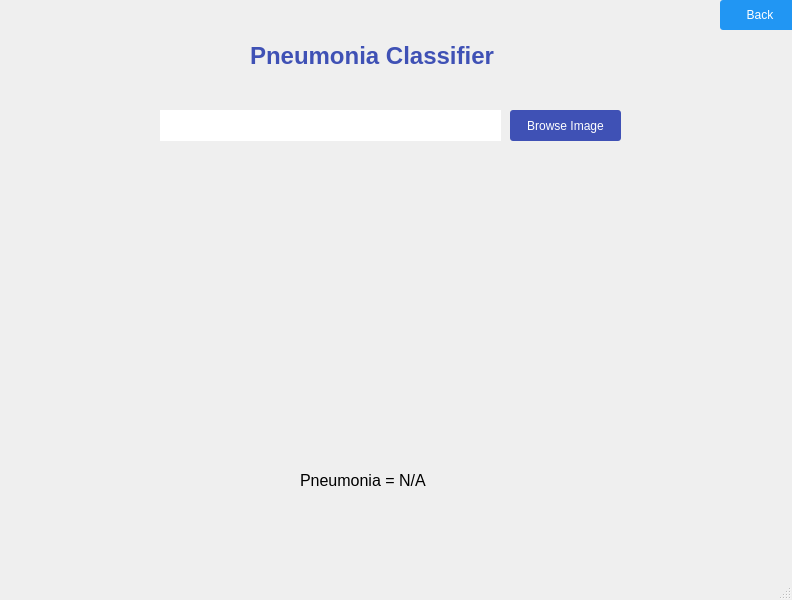
<?xml version="1.0" encoding="UTF-8"?>
<ui version="4.0">
 <class>MainWindow</class>
 <widget class="QMainWindow" name="MainWindow">
  <property name="geometry">
   <rect>
    <x>0</x>
    <y>0</y>
    <width>792</width>
    <height>600</height>
   </rect>
  </property>
  <property name="windowTitle">
   <string>Pneumonia Detector</string>
  </property>
  <widget class="QWidget" name="centralwidget">
   <widget class="QLabel" name="label">
    <property name="geometry">
     <rect>
      <x>250</x>
      <y>30</y>
      <width>281</width>
      <height>51</height>
     </rect>
    </property>
    <property name="font">
     <font>
      <pointsize>18</pointsize>
      <weight>75</weight>
      <italic>false</italic>
      <bold>true</bold>
     </font>
    </property>
    <property name="styleSheet">
     <string notr="true">QLabel {
	color:  rgb(63, 81, 181);
}</string>
    </property>
    <property name="text">
     <string>Pneumonia Classifier</string>
    </property>
   </widget>
   <widget class="QPushButton" name="choose">
    <property name="geometry">
     <rect>
      <x>510</x>
      <y>110</y>
      <width>111</width>
      <height>31</height>
     </rect>
    </property>
    <property name="styleSheet">
     <string notr="true">QPushButton {
    border-radius: 3px;
    background-color: rgb(63, 81, 181); /* Dark blue */
    color: white; /* White text */
}

QPushButton:hover {
    background-color: rgb(92, 107, 192); /* Lighter blue on hover */
}

QPushButton:pressed {
    background-color: rgb(122, 137, 203); /* Even lighter blue when pressed */
}</string>
    </property>
    <property name="text">
     <string>Browse Image</string>
    </property>
   </widget>
   <widget class="QLabel" name="img">
    <property name="geometry">
     <rect>
      <x>200</x>
      <y>180</y>
      <width>371</width>
      <height>251</height>
     </rect>
    </property>
    <property name="text">
     <string/>
    </property>
    <property name="pixmap">
     <pixmap>../../../../../.designer/backup/no_pic.png</pixmap>
    </property>
    <property name="scaledContents">
     <bool>true</bool>
    </property>
   </widget>
   <widget class="QLabel" name="result">
    <property name="geometry">
     <rect>
      <x>300</x>
      <y>470</y>
      <width>161</width>
      <height>21</height>
     </rect>
    </property>
    <property name="font">
     <font>
      <pointsize>12</pointsize>
     </font>
    </property>
    <property name="text">
     <string>Pneumonia = N/A</string>
    </property>
   </widget>
   <widget class="QLineEdit" name="img_name">
    <property name="enabled">
     <bool>false</bool>
    </property>
    <property name="geometry">
     <rect>
      <x>160</x>
      <y>110</y>
      <width>341</width>
      <height>31</height>
     </rect>
    </property>
    <property name="styleSheet">
     <string notr="true">QLineEdit {
	border: 3px;
}</string>
    </property>
   </widget>
   <widget class="QPushButton" name="button">
    <property name="geometry">
     <rect>
      <x>720</x>
      <y>0</y>
      <width>80</width>
      <height>30</height>
     </rect>
    </property>
    <property name="minimumSize">
     <size>
      <width>80</width>
      <height>30</height>
     </size>
    </property>
    <property name="maximumSize">
     <size>
      <width>80</width>
      <height>30</height>
     </size>
    </property>
    <property name="cursor">
     <cursorShape>ArrowCursor</cursorShape>
    </property>
    <property name="styleSheet">
     <string notr="true">/* Button Style for Going Back/Home */
QPushButton {
    border-radius: 3px;
    background-color: rgb(33, 150, 243); /* Material Blue 500 */
    color: white; /* White text */
    padding: 8px 16px; /* Adjust padding as needed */
}

QPushButton:hover {
    background-color: rgb(66, 165, 245); /* Material Blue 700 on hover */
}

QPushButton:pressed {
    background-color: rgb(97, 182, 245); /* Material Blue 900 when pressed */
}
</string>
    </property>
    <property name="text">
     <string>Back</string>
    </property>
   </widget>
  </widget>
  <widget class="QMenuBar" name="menubar">
   <property name="geometry">
    <rect>
     <x>0</x>
     <y>0</y>
     <width>792</width>
     <height>23</height>
    </rect>
   </property>
  </widget>
  <widget class="QStatusBar" name="statusbar"/>
 </widget>
 <resources/>
 <connections/>
</ui>
